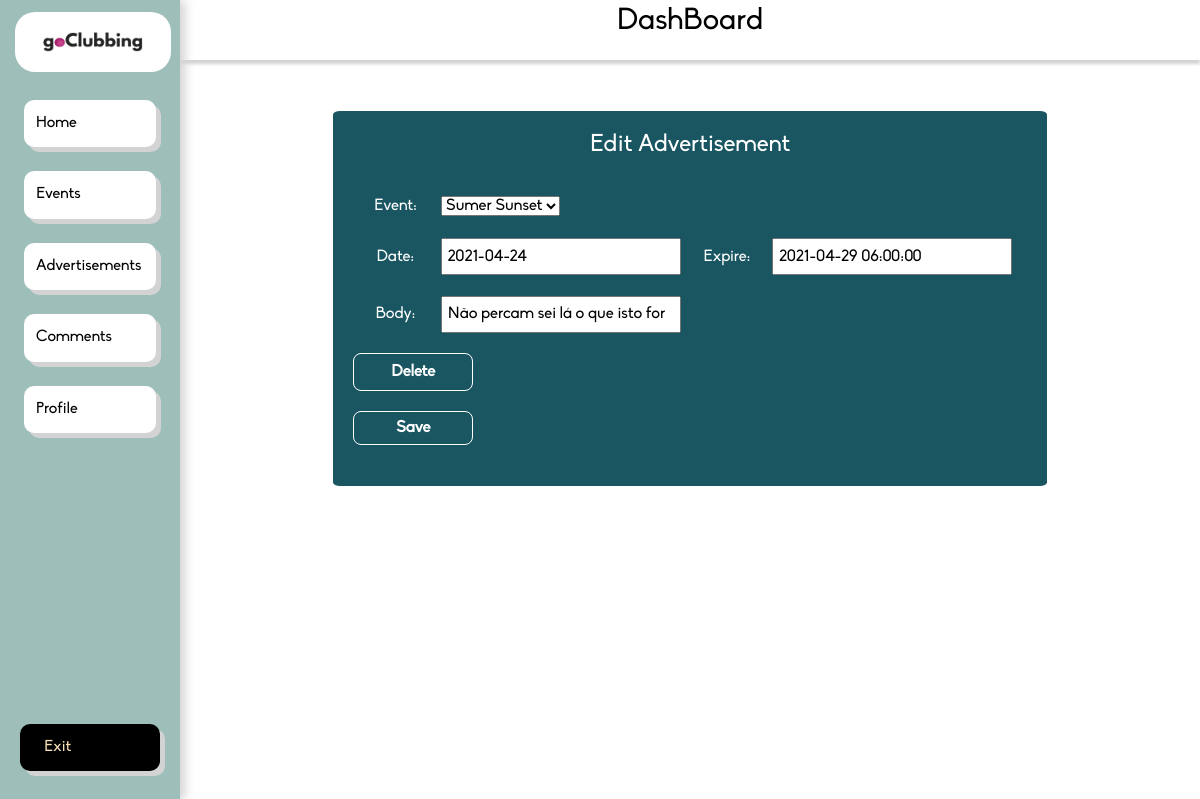
Page /dashboard/ad/1/ (signed in) on the earlier database version.
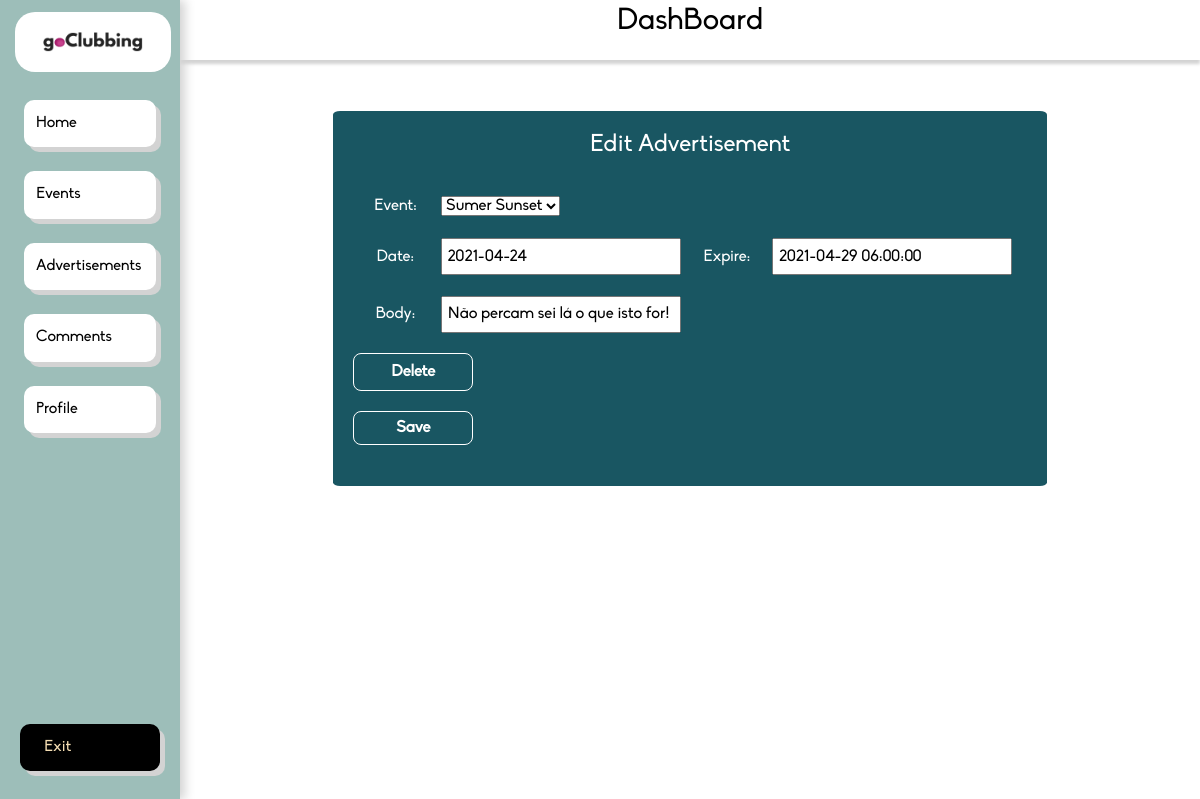
Same page on the later database version.
### app/models.py (models this page shows)
class Advertisement(models.Model):
    event = models.ForeignKey(Event, on_delete=models.CASCADE)
    date=models.DateTimeField()
    expire=models.DateTimeField()
    body=models.CharField(max_length=100)

### app/views.py (the view)
# urls.py: path('dashboard/ad/<int:num>/', dashboard_ad, name='dashboard_ad'),
def dashboard_ad(request, num):
    if not request.user.is_authenticated or request.user.is_superuser:
        return redirect('/login/')
    current_ad = Advertisement.objects.get(id=num)
    if request.method == 'POST':
        form = AdvertForm(request.POST)
        if form.is_valid():
            current_ad.event = form.cleaned_data["event"]
            current_ad.date = form.cleaned_data["date"]
            current_ad.expire = form.cleaned_data["expire"]
            current_ad.body = form.cleaned_data["body"]
            current_ad.save()
            events = Event.objects.all()
            ads = Advertisement.objects.all()
            comments = Comment.objects.all()
            tparams = {'events': events, 'ads': ads, 'comments': comments,
                       'self': Business.objects.get(user_id=request.user.id)}
            return render(request, "dash_home.html", tparams)
        else:
            form = AdvertForm(initial={'event': current_ad.event, 'date': current_ad.date, 'expire': current_ad.expire, 'body': current_ad.body})
            return render(request, "dash_ad.html.html", {'num': num, 'form': form, 'error': True, 'message': form.errors})
    else:
        form = AdvertForm(initial={'event': current_ad.event, 'date': current_ad.date, 'expire': current_ad.expire,'body': current_ad.body})
        return render(request, "dash_ad.html", {'num': num, 'form': form, 'error': False})

### app/forms.py
class AdvertForm(forms.Form):
    event = forms.ModelChoiceField(queryset=Event.objects.all())
    date = forms.DateTimeField(widget=forms.DateInput(attrs={'type': 'date-local'}))
    expire = forms.DateTimeField()
    body = forms.CharField(max_length=100)

### app/models.py (called while the page is built)
    def __str__(self):
        return self.name

### app/templates/dash_ad.html (shortened to what this page needs)
{% extends "dashboard.html" %}
{% load static %}
{% block content %}
    <div id="formus">
        <form action="." method="post">
            <h4 class="form-title">Edit Advertisement</h4>
            <div class="form-group">
                {{ form.event.label_tag }}
                {{ form.event }}
            </div>
            <div class="form-group">
                {{ form.date.label_tag }}
                {{ form.date }}
                {{ form.expire.label_tag }}
                {{ form.expire }}
            </div>
            <div class="form-group">
                {{ form.body.label_tag }}
                {{ form.body }}
            </div>
            <div class="form-group col-md-offset-2 col-md-10">
                <a type="delete" value="Delete" class="btn btn-default" href="{% url 'dashboard_ad_delete' num=num %}">Delete</a>
            </div>
            <div class="form-group col-md-offset-2 col-md-10">
                <input type="submit" value="Save" class="btn btn-default">
            </div>
        </form>
    </div>
{% endblock %}

Differences in the rows shown:
changed Advertisement "Sumer Sunset": body "Não percam sei lá o que isto for" → "Não percam sei lá o que isto for!"
